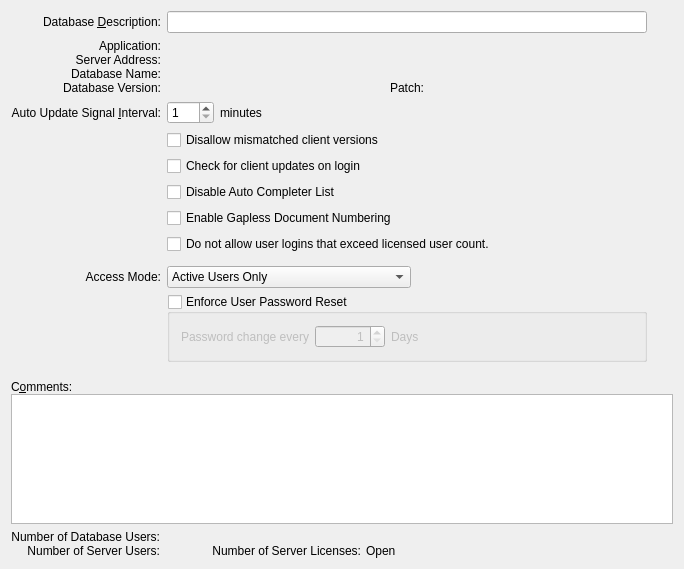
<?xml version="1.0" encoding="UTF-8"?>
<ui version="4.0">
 <comment>This file is part of the xTuple ERP: PostBooks Edition, a free and
open source Enterprise Resource Planning software suite,
Copyright (c) 1999-2019 by OpenMFG LLC, d/b/a xTuple.
It is licensed to you under the Common Public Attribution License
version 1.0, the full text of which (including xTuple-specific Exhibits)
is available at www.xtuple.com/CPAL.  By using this software, you agree
to be bound by its terms.</comment>
 <class>databaseInformation</class>
 <widget class="QWidget" name="databaseInformation">
  <property name="geometry">
   <rect>
    <x>0</x>
    <y>0</y>
    <width>684</width>
    <height>569</height>
   </rect>
  </property>
  <property name="windowTitle">
   <string>Database Information</string>
  </property>
  <layout class="QGridLayout" name="gridLayout">
   <item row="4" column="1">
    <widget class="QCheckBox" name="_checkForUpdates">
     <property name="text">
      <string>Check for client updates on login</string>
     </property>
    </widget>
   </item>
   <item row="0" column="1">
    <widget class="XLineEdit" name="_description"/>
   </item>
   <item row="14" column="0" colspan="3">
    <layout class="QHBoxLayout">
     <property name="spacing">
      <number>0</number>
     </property>
     <item>
      <layout class="QHBoxLayout">
       <property name="spacing">
        <number>7</number>
       </property>
       <item>
        <layout class="QHBoxLayout">
         <property name="spacing">
          <number>5</number>
         </property>
         <item>
          <layout class="QVBoxLayout">
           <property name="spacing">
            <number>0</number>
           </property>
           <item>
            <widget class="QLabel" name="_numOfDatabaseUsersLit">
             <property name="text">
              <string>Number of Database Users:</string>
             </property>
             <property name="alignment">
              <set>Qt::AlignRight|Qt::AlignTrailing|Qt::AlignVCenter</set>
             </property>
            </widget>
           </item>
           <item>
            <widget class="QLabel" name="_numOfServerUsersLit">
             <property name="text">
              <string>Number of Server Users:</string>
             </property>
             <property name="alignment">
              <set>Qt::AlignRight|Qt::AlignTrailing|Qt::AlignVCenter</set>
             </property>
            </widget>
           </item>
          </layout>
         </item>
         <item>
          <layout class="QVBoxLayout">
           <property name="spacing">
            <number>0</number>
           </property>
           <item>
            <widget class="QLabel" name="_numOfDatabaseUsers">
             <property name="minimumSize">
              <size>
               <width>40</width>
               <height>0</height>
              </size>
             </property>
             <property name="text">
              <string/>
             </property>
             <property name="alignment">
              <set>Qt::AlignLeading|Qt::AlignLeft|Qt::AlignVCenter</set>
             </property>
            </widget>
           </item>
           <item>
            <widget class="QLabel" name="_numOfServerUsers">
             <property name="minimumSize">
              <size>
               <width>40</width>
               <height>0</height>
              </size>
             </property>
             <property name="text">
              <string/>
             </property>
             <property name="alignment">
              <set>Qt::AlignLeading|Qt::AlignLeft|Qt::AlignVCenter</set>
             </property>
            </widget>
           </item>
          </layout>
         </item>
        </layout>
       </item>
       <item>
        <layout class="QVBoxLayout">
         <property name="spacing">
          <number>0</number>
         </property>
         <item>
          <spacer>
           <property name="orientation">
            <enum>Qt::Vertical</enum>
           </property>
           <property name="sizeType">
            <enum>QSizePolicy::Expanding</enum>
           </property>
           <property name="sizeHint" stdset="0">
            <size>
             <width>20</width>
             <height>0</height>
            </size>
           </property>
          </spacer>
         </item>
         <item>
          <layout class="QHBoxLayout">
           <property name="spacing">
            <number>5</number>
           </property>
           <item>
            <widget class="QLabel" name="_numOfServerLicensesLit">
             <property name="text">
              <string>Number of Server Licenses:</string>
             </property>
             <property name="alignment">
              <set>Qt::AlignRight|Qt::AlignTrailing|Qt::AlignVCenter</set>
             </property>
            </widget>
           </item>
           <item>
            <widget class="QLabel" name="_numOfServerLicencesLit">
             <property name="minimumSize">
              <size>
               <width>40</width>
               <height>0</height>
              </size>
             </property>
             <property name="text">
              <string>Open</string>
             </property>
             <property name="alignment">
              <set>Qt::AlignLeading|Qt::AlignLeft|Qt::AlignVCenter</set>
             </property>
            </widget>
           </item>
          </layout>
         </item>
        </layout>
       </item>
      </layout>
     </item>
     <item>
      <spacer>
       <property name="orientation">
        <enum>Qt::Horizontal</enum>
       </property>
       <property name="sizeType">
        <enum>QSizePolicy::Expanding</enum>
       </property>
       <property name="sizeHint" stdset="0">
        <size>
         <width>105</width>
         <height>16</height>
        </size>
       </property>
      </spacer>
     </item>
    </layout>
   </item>
   <item row="0" column="0">
    <widget class="QLabel" name="_descriptionLit">
     <property name="text">
      <string>Database &amp;Description:</string>
     </property>
     <property name="alignment">
      <set>Qt::AlignRight|Qt::AlignTrailing|Qt::AlignVCenter</set>
     </property>
     <property name="buddy">
      <cstring>_description</cstring>
     </property>
    </widget>
   </item>
   <item row="7" column="1">
    <widget class="QCheckBox" name="_forceLicense">
     <property name="text">
      <string>Do not allow user logins that exceed licensed user count.</string>
     </property>
    </widget>
   </item>
   <item row="13" column="0" colspan="3">
    <widget class="QFrame" name="frame">
     <property name="sizePolicy">
      <sizepolicy hsizetype="Preferred" vsizetype="Expanding">
       <horstretch>0</horstretch>
       <verstretch>1</verstretch>
      </sizepolicy>
     </property>
     <property name="frameShape">
      <enum>QFrame::NoFrame</enum>
     </property>
     <property name="frameShadow">
      <enum>QFrame::Plain</enum>
     </property>
     <layout class="QVBoxLayout">
      <property name="spacing">
       <number>0</number>
      </property>
      <property name="leftMargin">
       <number>0</number>
      </property>
      <property name="topMargin">
       <number>0</number>
      </property>
      <property name="rightMargin">
       <number>0</number>
      </property>
      <property name="bottomMargin">
       <number>0</number>
      </property>
      <item>
       <widget class="QLabel" name="_commentsLit">
        <property name="text">
         <string>C&amp;omments:</string>
        </property>
        <property name="buddy">
         <cstring>_comments</cstring>
        </property>
       </widget>
      </item>
      <item>
       <widget class="XTextEdit" name="_comments"/>
      </item>
     </layout>
    </widget>
   </item>
   <item row="1" column="1">
    <layout class="QVBoxLayout">
     <property name="spacing">
      <number>0</number>
     </property>
     <item>
      <widget class="QLabel" name="_application">
       <property name="text">
        <string/>
       </property>
      </widget>
     </item>
     <item>
      <widget class="QLabel" name="_server">
       <property name="sizePolicy">
        <sizepolicy hsizetype="Expanding" vsizetype="Preferred">
         <horstretch>0</horstretch>
         <verstretch>0</verstretch>
        </sizepolicy>
       </property>
      </widget>
     </item>
     <item>
      <widget class="QLabel" name="_name">
       <property name="sizePolicy">
        <sizepolicy hsizetype="Expanding" vsizetype="Preferred">
         <horstretch>0</horstretch>
         <verstretch>0</verstretch>
        </sizepolicy>
       </property>
      </widget>
     </item>
     <item>
      <layout class="QHBoxLayout">
       <item>
        <widget class="QLabel" name="_version">
         <property name="sizePolicy">
          <sizepolicy hsizetype="Expanding" vsizetype="Preferred">
           <horstretch>0</horstretch>
           <verstretch>0</verstretch>
          </sizepolicy>
         </property>
         <property name="text">
          <string/>
         </property>
         <property name="alignment">
          <set>Qt::AlignLeading|Qt::AlignLeft|Qt::AlignVCenter</set>
         </property>
        </widget>
       </item>
       <item>
        <widget class="QLabel" name="_patchLit">
         <property name="text">
          <string>Patch:</string>
         </property>
        </widget>
       </item>
       <item>
        <widget class="QLabel" name="_patch">
         <property name="sizePolicy">
          <sizepolicy hsizetype="Expanding" vsizetype="Preferred">
           <horstretch>0</horstretch>
           <verstretch>0</verstretch>
          </sizepolicy>
         </property>
         <property name="text">
          <string/>
         </property>
        </widget>
       </item>
      </layout>
     </item>
    </layout>
   </item>
   <item row="2" column="1">
    <layout class="QHBoxLayout">
     <item>
      <widget class="QSpinBox" name="_interval">
       <property name="minimum">
        <number>1</number>
       </property>
       <property name="maximum">
        <number>999</number>
       </property>
      </widget>
     </item>
     <item>
      <widget class="QLabel" name="_minutesLit">
       <property name="sizePolicy">
        <sizepolicy hsizetype="Expanding" vsizetype="Preferred">
         <horstretch>0</horstretch>
         <verstretch>0</verstretch>
        </sizepolicy>
       </property>
       <property name="text">
        <string>minutes</string>
       </property>
      </widget>
     </item>
    </layout>
   </item>
   <item row="3" column="1">
    <widget class="QCheckBox" name="_disallowMismatchClient">
     <property name="text">
      <string>Disallow mismatched client versions</string>
     </property>
    </widget>
   </item>
   <item row="0" column="2" rowspan="13">
    <layout class="QVBoxLayout">
     <property name="spacing">
      <number>0</number>
     </property>
     <item>
      <spacer>
       <property name="orientation">
        <enum>Qt::Vertical</enum>
       </property>
       <property name="sizeType">
        <enum>QSizePolicy::Expanding</enum>
       </property>
       <property name="sizeHint" stdset="0">
        <size>
         <width>20</width>
         <height>0</height>
        </size>
       </property>
      </spacer>
     </item>
    </layout>
   </item>
   <item row="2" column="0">
    <widget class="QLabel" name="_intervalLit">
     <property name="text">
      <string>Auto Update Signal &amp;Interval:</string>
     </property>
     <property name="alignment">
      <set>Qt::AlignRight|Qt::AlignTrailing|Qt::AlignVCenter</set>
     </property>
     <property name="buddy">
      <cstring>_interval</cstring>
     </property>
    </widget>
   </item>
   <item row="1" column="0">
    <layout class="QVBoxLayout">
     <property name="spacing">
      <number>0</number>
     </property>
     <item>
      <widget class="QLabel" name="_applicationLit">
       <property name="text">
        <string>Application:</string>
       </property>
       <property name="alignment">
        <set>Qt::AlignRight|Qt::AlignTrailing|Qt::AlignVCenter</set>
       </property>
      </widget>
     </item>
     <item>
      <widget class="QLabel" name="_serverLit">
       <property name="text">
        <string>Server Address:</string>
       </property>
       <property name="alignment">
        <set>Qt::AlignRight|Qt::AlignTrailing|Qt::AlignVCenter</set>
       </property>
      </widget>
     </item>
     <item>
      <widget class="QLabel" name="_nameLit">
       <property name="text">
        <string>Database Name:</string>
       </property>
       <property name="alignment">
        <set>Qt::AlignRight|Qt::AlignTrailing|Qt::AlignVCenter</set>
       </property>
      </widget>
     </item>
     <item>
      <widget class="QLabel" name="_versionLit">
       <property name="text">
        <string>Database Version:</string>
       </property>
       <property name="alignment">
        <set>Qt::AlignRight|Qt::AlignTrailing|Qt::AlignVCenter</set>
       </property>
      </widget>
     </item>
    </layout>
   </item>
   <item row="5" column="1">
    <widget class="QCheckBox" name="_disableAutoComplete">
     <property name="text">
      <string>Disable Auto Completer List</string>
     </property>
    </widget>
   </item>
   <item row="6" column="1">
    <widget class="QCheckBox" name="_enableGapless">
     <property name="text">
      <string>Enable Gapless Document Numbering</string>
     </property>
    </widget>
   </item>
   <item row="9" column="1">
    <layout class="QHBoxLayout" name="horizontalLayout">
     <item>
      <widget class="QComboBox" name="_access">
       <item>
        <property name="text">
         <string>Active Users Only</string>
        </property>
       </item>
       <item>
        <property name="text">
         <string>Admin Users Only (Maintenance Mode)</string>
        </property>
       </item>
       <item>
        <property name="text">
         <string>Any Users not Inactive</string>
        </property>
       </item>
      </widget>
     </item>
     <item>
      <spacer name="horizontalSpacer">
       <property name="orientation">
        <enum>Qt::Horizontal</enum>
       </property>
       <property name="sizeHint" stdset="0">
        <size>
         <width>0</width>
         <height>20</height>
        </size>
       </property>
      </spacer>
     </item>
    </layout>
   </item>
   <item row="9" column="0">
    <widget class="QLabel" name="_accessLit">
     <property name="text">
      <string>Access Mode:</string>
     </property>
     <property name="alignment">
      <set>Qt::AlignRight|Qt::AlignTrailing|Qt::AlignVCenter</set>
     </property>
     <property name="buddy">
      <cstring>_access</cstring>
     </property>
    </widget>
   </item>
   <item row="10" column="1">
    <widget class="QGroupBox" name="_passwdReset">
     <property name="title">
      <string>Enforce User Password Reset</string>
     </property>
     <property name="checkable">
      <bool>true</bool>
     </property>
     <property name="checked">
      <bool>false</bool>
     </property>
     <layout class="QHBoxLayout" name="horizontalLayout_2">
      <item>
       <widget class="XLabel" name="_days1Lit">
        <property name="text">
         <string>Password change every</string>
        </property>
       </widget>
      </item>
      <item>
       <widget class="XSpinBox" name="_passwdDays">
        <property name="minimum">
         <number>1</number>
        </property>
        <property name="maximum">
         <number>365</number>
        </property>
        <property name="minimumSize">
         <size>
          <width>70</width>
          <height>0</height>
         </size>
        </property>
        <property name="alignment">
         <set>Qt::AlignRight|Qt::AlignTrailing|Qt::AlignVCenter</set>
        </property>
       </widget>
      </item>
      <item>
       <widget class="XLabel" name="_daysLit">
        <property name="text">
         <string>Days</string>
        </property>
       </widget>
      </item>
      <item>
       <spacer name="horizontalSpacer_2">
        <property name="orientation">
         <enum>Qt::Horizontal</enum>
        </property>
        <property name="sizeHint" stdset="0">
         <size>
          <width>40</width>
          <height>20</height>
         </size>
        </property>
       </spacer>
      </item>
     </layout>
    </widget>
   </item>
  </layout>
 </widget>
 <layoutdefault spacing="6" margin="11"/>
 <customwidgets>
  <customwidget>
   <class>XLabel</class>
   <extends>QLabel</extends>
   <header>xlabel.h</header>
  </customwidget>
  <customwidget>
   <class>XLineEdit</class>
   <extends>QLineEdit</extends>
   <header>xlineedit.h</header>
   <container>1</container>
  </customwidget>
  <customwidget>
   <class>XSpinBox</class>
   <extends>QSpinBox</extends>
   <header>xspinbox.h</header>
  </customwidget>
  <customwidget>
   <class>XTextEdit</class>
   <extends>QTextEdit</extends>
   <header>xtextedit.h</header>
  </customwidget>
 </customwidgets>
 <tabstops>
  <tabstop>_description</tabstop>
  <tabstop>_interval</tabstop>
  <tabstop>_disallowMismatchClient</tabstop>
  <tabstop>_checkForUpdates</tabstop>
  <tabstop>_disableAutoComplete</tabstop>
  <tabstop>_enableGapless</tabstop>
  <tabstop>_forceLicense</tabstop>
  <tabstop>_access</tabstop>
  <tabstop>_comments</tabstop>
 </tabstops>
 <resources/>
 <connections/>
</ui>
